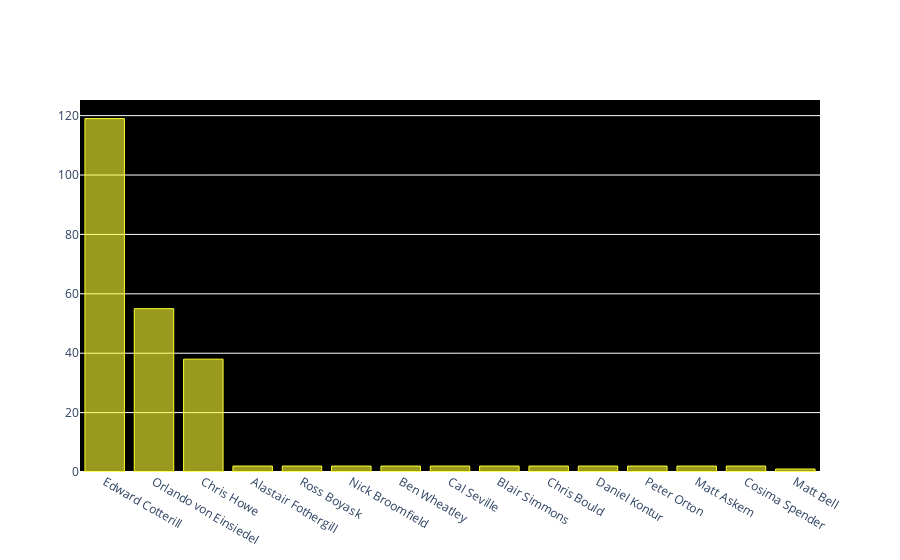

Notebook source saved alongside this figure:
### Markdown cell above
## Now we would Handle United Kingdom:

### Code cell
show2=df1[df1['country']=='United Kingdom']['director'].value_counts().head(15)
print(df1[df1['country']=='United Kingdom']['director'].value_counts().head(15))
show2.iplot(kind='bar',layout=({'plot_bgcolor':'black'}), colors='yellow', orientation='v', sortbars=True)

### Figure 1 — Plotly figure (JSON) as saved in the notebook; plotly's stock layout.template omitted (floating-point values rounded to 4 significant figures)
{"data": [{"marker": {"color": "rgba(255, 255, 51, 0.6)", "line": {"color": "rgba(255, 255, 51, 1.0)", "width": 1}}, "name": "director", "orientation": "v", "text": "", "type": "bar", "x": ["Edward Cotterill", "Orlando von Einsiedel", "Chris Howe", "Alastair Fothergill", "Ross Boyask", "Nick Broomfield", "Ben Wheatley", "Cal Seville", "Blair Simmons", "Chris Bould", "Daniel Kontur", "Peter Orton", "Matt Askem", "Cosima Spender", "Matt Bell"], "y": [119, 55, 38, 2, 2, 2, 2, 2, 2, 2, 2, 2, 2, 2, 1]}], "layout": {"plot_bgcolor": "black"}}
